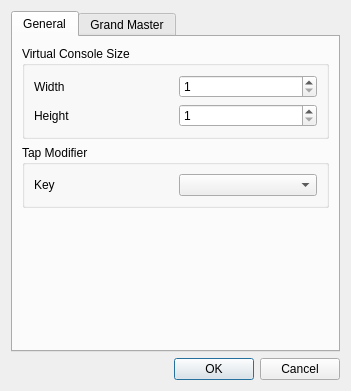
<?xml version="1.0" encoding="UTF-8"?>
<ui version="4.0">
 <class>VCPropertiesEditor</class>
 <widget class="QDialog" name="VCPropertiesEditor">
  <property name="geometry">
   <rect>
    <x>0</x>
    <y>0</y>
    <width>351</width>
    <height>391</height>
   </rect>
  </property>
  <property name="windowTitle">
   <string>Virtual Console Settings</string>
  </property>
  <layout class="QVBoxLayout" name="verticalLayout">
   <item>
    <widget class="QTabWidget" name="m_tab">
     <property name="currentIndex">
      <number>0</number>
     </property>
     <widget class="QWidget" name="Layout">
      <attribute name="title">
       <string>General</string>
      </attribute>
      <layout class="QGridLayout" name="gridLayout_3">
       <item row="0" column="0">
        <widget class="QGroupBox" name="m_sizeGroup">
         <property name="title">
          <string>Virtual Console Size</string>
         </property>
         <layout class="QGridLayout" name="gridLayout">
          <item row="0" column="0">
           <widget class="QLabel" name="label_3">
            <property name="text">
             <string>Width</string>
            </property>
           </widget>
          </item>
          <item row="0" column="1">
           <widget class="QSpinBox" name="m_sizeXSpin">
            <property name="toolTip">
             <string>Widget grid layout X resolution</string>
            </property>
            <property name="suffix">
             <string/>
            </property>
            <property name="minimum">
             <number>1</number>
            </property>
            <property name="maximum">
             <number>9999</number>
            </property>
            <property name="value">
             <number>1</number>
            </property>
           </widget>
          </item>
          <item row="1" column="0">
           <widget class="QLabel" name="label_4">
            <property name="text">
             <string>Height</string>
            </property>
           </widget>
          </item>
          <item row="1" column="1">
           <widget class="QSpinBox" name="m_sizeYSpin">
            <property name="toolTip">
             <string>Widget grid layout X resolution</string>
            </property>
            <property name="suffix">
             <string/>
            </property>
            <property name="minimum">
             <number>1</number>
            </property>
            <property name="maximum">
             <number>9999</number>
            </property>
            <property name="value">
             <number>1</number>
            </property>
           </widget>
          </item>
         </layout>
        </widget>
       </item>
       <item row="2" column="0">
        <spacer name="verticalSpacer_2">
         <property name="orientation">
          <enum>Qt::Vertical</enum>
         </property>
         <property name="sizeHint" stdset="0">
          <size>
           <width>20</width>
           <height>111</height>
          </size>
         </property>
        </spacer>
       </item>
       <item row="1" column="0">
        <widget class="QGroupBox" name="m_tapGroup">
         <property name="title">
          <string>Tap Modifier</string>
         </property>
         <layout class="QHBoxLayout" name="horizontalLayout">
          <item>
           <widget class="QLabel" name="label">
            <property name="text">
             <string>Key</string>
            </property>
           </widget>
          </item>
          <item>
           <widget class="QComboBox" name="m_tapModifierCombo">
            <property name="toolTip">
             <string>The keyboard key that turns button clicks to taps</string>
            </property>
           </widget>
          </item>
         </layout>
        </widget>
       </item>
      </layout>
     </widget>
     <widget class="QWidget" name="GrandMaster">
      <attribute name="title">
       <string>Grand Master</string>
      </attribute>
      <layout class="QGridLayout" name="gridLayout_6">
       <item row="0" column="0">
        <widget class="QGroupBox" name="m_gmChannelsGroup">
         <property name="title">
          <string>Channels</string>
         </property>
         <layout class="QVBoxLayout" name="verticalLayout_2">
          <item>
           <widget class="QRadioButton" name="m_gmIntensityRadio">
            <property name="toolTip">
             <string>Apply Grand Master only to Intensity channels.</string>
            </property>
            <property name="text">
             <string>Intensity</string>
            </property>
           </widget>
          </item>
          <item>
           <widget class="QRadioButton" name="m_gmAllChannelsRadio">
            <property name="toolTip">
             <string>Apply Grand Master to all channels.</string>
            </property>
            <property name="text">
             <string>All channels</string>
            </property>
           </widget>
          </item>
         </layout>
        </widget>
       </item>
       <item row="0" column="1">
        <widget class="QGroupBox" name="m_gmValuesGroup">
         <property name="title">
          <string>Values</string>
         </property>
         <layout class="QVBoxLayout" name="verticalLayout_3">
          <item>
           <widget class="QRadioButton" name="m_gmReduceRadio">
            <property name="toolTip">
             <string>Make Grand Master reduce levels by a percentage.</string>
            </property>
            <property name="text">
             <string>Reduce</string>
            </property>
           </widget>
          </item>
          <item>
           <widget class="QRadioButton" name="m_gmLimitRadio">
            <property name="toolTip">
             <string>Make Grand Master limit the maximum channel values.</string>
            </property>
            <property name="text">
             <string>Limit</string>
            </property>
           </widget>
          </item>
         </layout>
        </widget>
       </item>
       <item row="2" column="0" colspan="2">
        <widget class="QGroupBox" name="groupBox">
         <property name="title">
          <string>External Input</string>
         </property>
         <layout class="QGridLayout" name="gridLayout_4">
          <item row="0" column="0">
           <widget class="QLabel" name="m_gmInputUniverseLabel">
            <property name="text">
             <string>Input Universe</string>
            </property>
           </widget>
          </item>
          <item row="0" column="2" colspan="2">
           <widget class="QLineEdit" name="m_gmInputUniverseEdit">
            <property name="toolTip">
             <string>Input universe for Grand Master slider.</string>
            </property>
            <property name="readOnly">
             <bool>true</bool>
            </property>
           </widget>
          </item>
          <item row="1" column="0">
           <widget class="QLabel" name="m_gmInputChannelLabel">
            <property name="text">
             <string>Input Channel</string>
            </property>
           </widget>
          </item>
          <item row="1" column="2" colspan="2">
           <widget class="QLineEdit" name="m_gmInputChannelEdit">
            <property name="toolTip">
             <string>Input channel for Grand Master slider.</string>
            </property>
            <property name="readOnly">
             <bool>true</bool>
            </property>
           </widget>
          </item>
          <item row="2" column="0" colspan="2">
           <spacer name="horizontalSpacer_5">
            <property name="orientation">
             <enum>Qt::Horizontal</enum>
            </property>
            <property name="sizeHint" stdset="0">
             <size>
              <width>165</width>
              <height>20</height>
             </size>
            </property>
           </spacer>
          </item>
          <item row="2" column="2">
           <widget class="QPushButton" name="m_autoDetectGrandMasterInputButton">
            <property name="toolTip">
             <string>When toggled, you can move an external slider/knob to assign it to the Grand Master slider.</string>
            </property>
            <property name="text">
             <string>Auto Detect</string>
            </property>
            <property name="checkable">
             <bool>true</bool>
            </property>
            <property name="checked">
             <bool>false</bool>
            </property>
           </widget>
          </item>
          <item row="2" column="3">
           <widget class="QPushButton" name="m_chooseGrandMasterInputButton">
            <property name="toolTip">
             <string>Choose an external input universe &amp; channel that the Grand Master slider should listen to.</string>
            </property>
            <property name="text">
             <string>Choose...</string>
            </property>
           </widget>
          </item>
         </layout>
        </widget>
       </item>
       <item row="3" column="0" colspan="2">
        <spacer name="verticalSpacer">
         <property name="orientation">
          <enum>Qt::Vertical</enum>
         </property>
         <property name="sizeHint" stdset="0">
          <size>
           <width>20</width>
           <height>40</height>
          </size>
         </property>
        </spacer>
       </item>
       <item row="1" column="0" colspan="2">
        <widget class="QGroupBox" name="groupBox_2">
         <property name="title">
          <string>Slider movement</string>
         </property>
         <layout class="QHBoxLayout" name="horizontalLayout_2">
          <item>
           <widget class="QRadioButton" name="m_gmSliderModeNormalRadio">
            <property name="text">
             <string>Normal</string>
            </property>
           </widget>
          </item>
          <item>
           <widget class="QRadioButton" name="m_gmSliderModeInvertedRadio">
            <property name="text">
             <string>Inverted</string>
            </property>
           </widget>
          </item>
         </layout>
        </widget>
       </item>
      </layout>
     </widget>
    </widget>
   </item>
   <item>
    <widget class="QDialogButtonBox" name="m_buttonBox">
     <property name="orientation">
      <enum>Qt::Horizontal</enum>
     </property>
     <property name="standardButtons">
      <set>QDialogButtonBox::Cancel|QDialogButtonBox::Ok</set>
     </property>
    </widget>
   </item>
  </layout>
 </widget>
 <resources/>
 <connections>
  <connection>
   <sender>m_buttonBox</sender>
   <signal>accepted()</signal>
   <receiver>VCPropertiesEditor</receiver>
   <slot>accept()</slot>
   <hints>
    <hint type="sourcelabel">
     <x>266</x>
     <y>381</y>
    </hint>
    <hint type="destinationlabel">
     <x>157</x>
     <y>274</y>
    </hint>
   </hints>
  </connection>
  <connection>
   <sender>m_buttonBox</sender>
   <signal>rejected()</signal>
   <receiver>VCPropertiesEditor</receiver>
   <slot>reject()</slot>
   <hints>
    <hint type="sourcelabel">
     <x>334</x>
     <y>381</y>
    </hint>
    <hint type="destinationlabel">
     <x>286</x>
     <y>274</y>
    </hint>
   </hints>
  </connection>
  <connection>
   <sender>m_autoDetectGrandMasterInputButton</sender>
   <signal>toggled(bool)</signal>
   <receiver>VCPropertiesEditor</receiver>
   <slot>slotAutoDetectGrandMasterInputToggled(bool)</slot>
   <hints>
    <hint type="sourcelabel">
     <x>234</x>
     <y>299</y>
    </hint>
    <hint type="destinationlabel">
     <x>3</x>
     <y>246</y>
    </hint>
   </hints>
  </connection>
  <connection>
   <sender>m_chooseGrandMasterInputButton</sender>
   <signal>clicked()</signal>
   <receiver>VCPropertiesEditor</receiver>
   <slot>slotChooseGrandMasterInputClicked()</slot>
   <hints>
    <hint type="sourcelabel">
     <x>319</x>
     <y>299</y>
    </hint>
    <hint type="destinationlabel">
     <x>3</x>
     <y>285</y>
    </hint>
   </hints>
  </connection>
  <connection>
   <sender>m_gmIntensityRadio</sender>
   <signal>toggled(bool)</signal>
   <receiver>VCPropertiesEditor</receiver>
   <slot>slotGrandMasterIntensityToggled(bool)</slot>
   <hints>
    <hint type="sourcelabel">
     <x>121</x>
     <y>84</y>
    </hint>
    <hint type="destinationlabel">
     <x>4</x>
     <y>154</y>
    </hint>
   </hints>
  </connection>
  <connection>
   <sender>m_gmReduceRadio</sender>
   <signal>toggled(bool)</signal>
   <receiver>VCPropertiesEditor</receiver>
   <slot>slotGrandMasterReduceToggled(bool)</slot>
   <hints>
    <hint type="sourcelabel">
     <x>319</x>
     <y>84</y>
    </hint>
    <hint type="destinationlabel">
     <x>350</x>
     <y>106</y>
    </hint>
   </hints>
  </connection>
  <connection>
   <sender>m_sizeXSpin</sender>
   <signal>valueChanged(int)</signal>
   <receiver>VCPropertiesEditor</receiver>
   <slot>slotSizeXChanged(int)</slot>
   <hints>
    <hint type="sourcelabel">
     <x>319</x>
     <y>83</y>
    </hint>
    <hint type="destinationlabel">
     <x>2</x>
     <y>122</y>
    </hint>
   </hints>
  </connection>
  <connection>
   <sender>m_sizeYSpin</sender>
   <signal>valueChanged(int)</signal>
   <receiver>VCPropertiesEditor</receiver>
   <slot>slotSizeYChanged(int)</slot>
   <hints>
    <hint type="sourcelabel">
     <x>319</x>
     <y>109</y>
    </hint>
    <hint type="destinationlabel">
     <x>1</x>
     <y>112</y>
    </hint>
   </hints>
  </connection>
  <connection>
   <sender>m_gmSliderModeNormalRadio</sender>
   <signal>toggled(bool)</signal>
   <receiver>VCPropertiesEditor</receiver>
   <slot>slotGrandMasterSliderNormalToggled(bool)</slot>
   <hints>
    <hint type="sourcelabel">
     <x>75</x>
     <y>167</y>
    </hint>
    <hint type="destinationlabel">
     <x>149</x>
     <y>838</y>
    </hint>
   </hints>
  </connection>
 </connections>
 <slots>
  <slot>slotGridXChanged(int)</slot>
  <slot>slotGridYChanged(int)</slot>
  <slot>slotAutoDetectGrandMasterInputToggled(bool)</slot>
  <slot>slotChooseGrandMasterInputClicked()</slot>
  <slot>slotGrandMasterIntensityToggled(bool)</slot>
  <slot>slotGrandMasterReduceToggled(bool)</slot>
  <slot>slotAutoDetectBlackoutInputToggled(bool)</slot>
  <slot>slotChooseBlackoutInputClicked()</slot>
  <slot>slotSizeXChanged(int)</slot>
  <slot>slotSizeYChanged(int)</slot>
  <slot>slotGrandMasterSliderNormalToggled(bool)</slot>
 </slots>
</ui>
